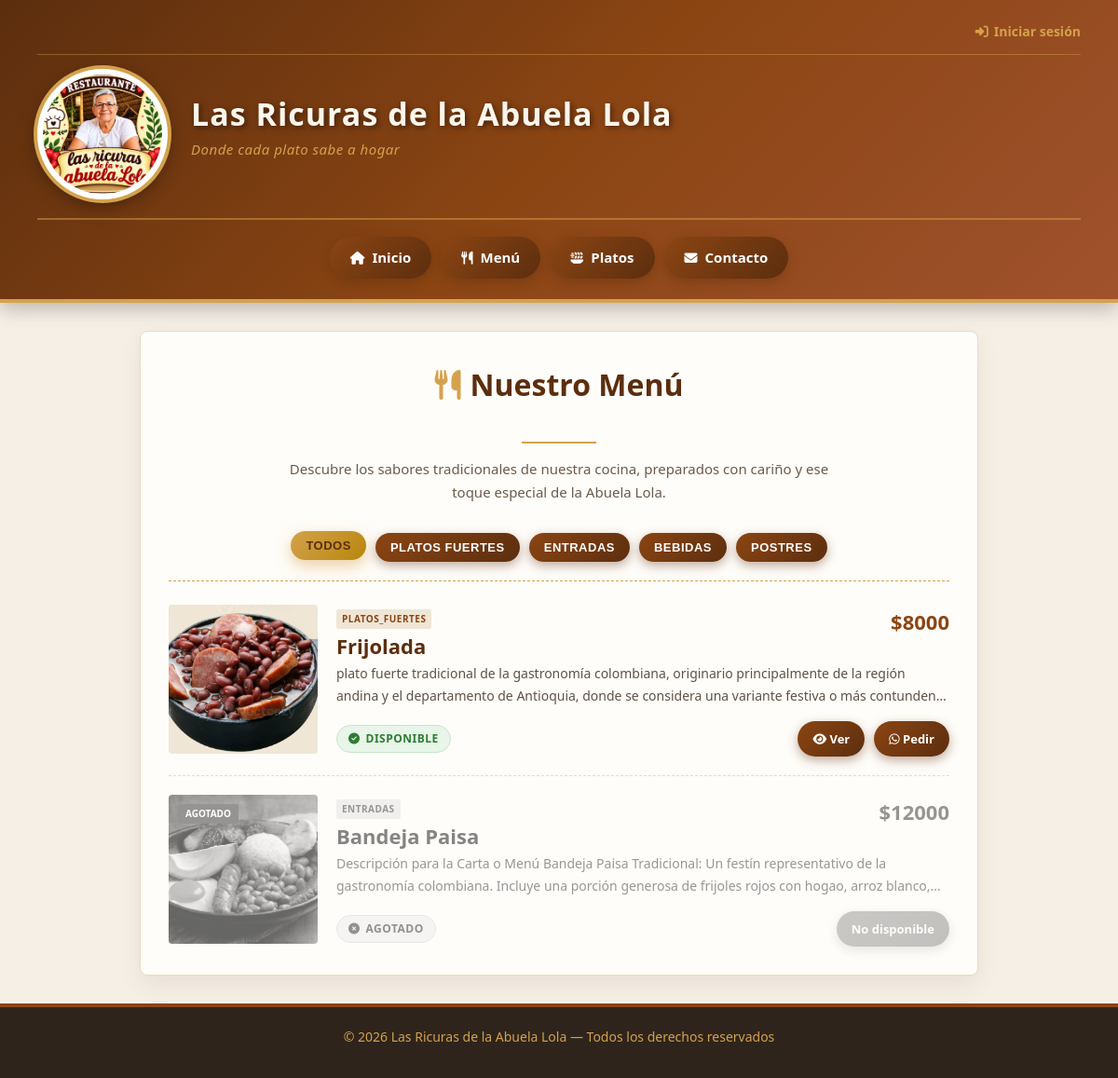
The app's page /menu/, older data.
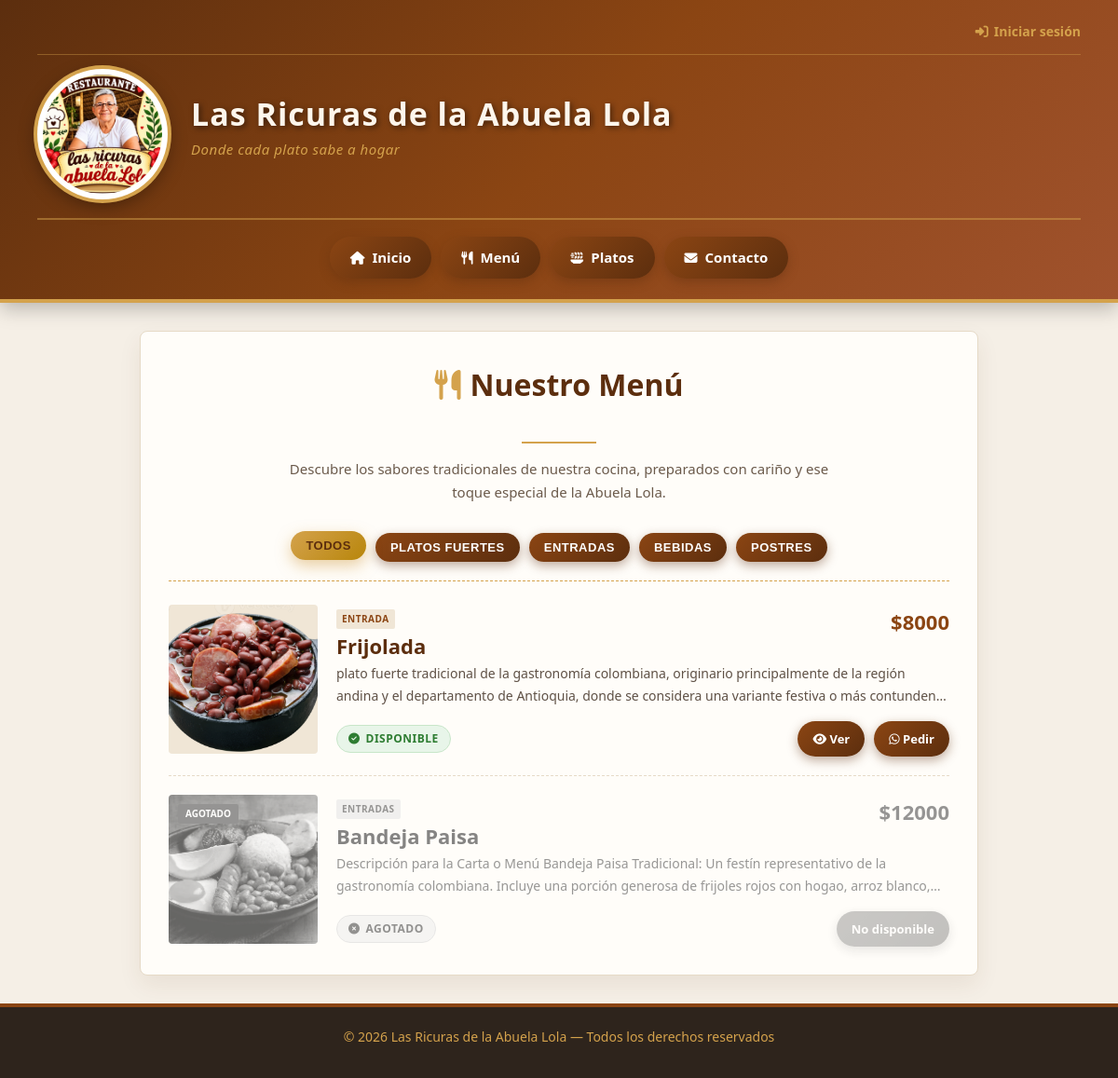
The same page, newer data.
### las_ricuras/models.py (models this page shows, shortened)
class Plato(models.Model):
    CATEGORIAS = [
        ('entrada', 'Entrada'),
        ('plato_fuerte', 'Plato fuerte'),
        ('postre', 'Postre'),
        ('bebida', 'Bebida'),
    ]
    nombre = models.CharField(max_length=100)
    descripcion = models.TextField()
    precio = models.DecimalField(
        max_digits=10,
        decimal_places=2
    )
    categoria = models.CharField(
        max_length=30,
        choices=CATEGORIAS,
        default='plato_fuerte'
    )
    imagen = models.ImageField(
        upload_to='platos/',
        blank=True,
        null=True
    )
    disponible = models.BooleanField(default=True)

### las_ricuras/views.py (the view)
# urls.py: path('menu/', views.menu, name='menu'),
def menu(request):
    platos = Plato.objects.all().order_by('-disponible', 'nombre')
    return render(request, 'menu.html', {'platos': platos})

### las_ricuras/templates/menu.html (shortened to what this page needs)
{% extends 'base.html' %}
{% load static %}
{% block contenido %}
    <section class="titulo-menu">
        <h2><i class="fa-solid fa-utensils"></i> Nuestro Menú</h2>
        <div class="linea"></div>
        <p>Descubre los sabores tradicionales de nuestra cocina, preparados con cariño y ese toque especial de la Abuela Lola.</p>
    </section>
    <div class="filtros-categoria">
        <button class="btn activo" onclick="filtrarPlatos('todos', this)">Todos</button>
        <button class="btn" onclick="filtrarPlatos('plato_fuerte', this)">Platos Fuertes</button>
        <button class="btn" onclick="filtrarPlatos('entrada', this)">Entradas</button>
        <button class="btn" onclick="filtrarPlatos('bebida', this)">Bebidas</button>
        <button class="btn" onclick="filtrarPlatos('postre', this)">Postres</button>
    </div>
    {% if platos %}
        <div class="platos-grid">
            {% for plato in platos %}
                <article class="plato-card {% if not plato.disponible %}no-disponible-card{% endif %}"
                         data-categoria="{{ plato.categoria }}">
                    <div class="imagen-plato">
                        {% if plato.imagen %}
                            <img src="{{ plato.imagen.url }}" alt="{{ plato.nombre }}" loading="lazy">
                        {% else %}
                            <i class="fa-solid fa-utensils" style="font-size: 30px; color: #d4a24c;"></i>
                        {% endif %}
                        {% if not plato.disponible %}
                            <div class="etiqueta-agotado">Agotado</div>
                        {% endif %}
                    </div>
                    <div class="plato-info">
                        <div class="plato-header-lista">
                            <div>
                                <span class="categoria-tag">{{ plato.get_categoria_display }}</span>
                                <h3>{{ plato.nombre }}</h3>
                            </div>
                            <span class="precio">${{ plato.precio|floatformat:0 }}</span>
                        </div>
                        <p class="descripcion">
                            {{ plato.descripcion|default:"Delicioso plato preparado con el sabor tradicional de nuestra casa." }}
                        </p>
                        <div class="plato-footer-lista">
                            {% if plato.disponible %}
                                <span class="disponible"><i class="fa-solid fa-circle-check"></i> Disponible</span>
                            {% else %}
                                <span class="no-disponible"><i class="fa-solid fa-circle-xmark"></i> Agotado</span>
                            {% endif %}
                            <div class="acciones-plato">
                                {% if plato.disponible %}
                                    <a href="{% url 'plato_detalle' plato.id %}" class="btn">
                                        <i class="fa-solid fa-eye"></i> Ver
                                    </a>
                                    <a href="https://wa.me/573118299494?text=Hola,%20quiero%20pedir%20{{ plato.nombre }}%20a%20domicilio" target="_blank" class="btn">
                                        <i class="fa-brands fa-whatsapp"></i> Pedir
                                    </a>
                                {% else %}
                                    <span class="btn" style="opacity: 0.5; cursor: not-allowed;">No disponible</span>
                                {% endif %}
                            </div>
                        </div>
                    </div>
                </article>
            {% endfor %}
        </div>
    {% else %}
        <div class="sin-platos">
            <div class="icono-vacio"><i class="fa-solid fa-utensils"></i></div>
            <h3>No hay platos disponibles</h3>
            <p>En este momento no hay platos registrados en el menú.</p>
        </div>
    {% endif %}
{% endblock %}

Row changes from the older to the newer data that the page shows:
changed Plato "Frijolada": categoria "PLATOS_FUERTES" → "ENTRADA"
